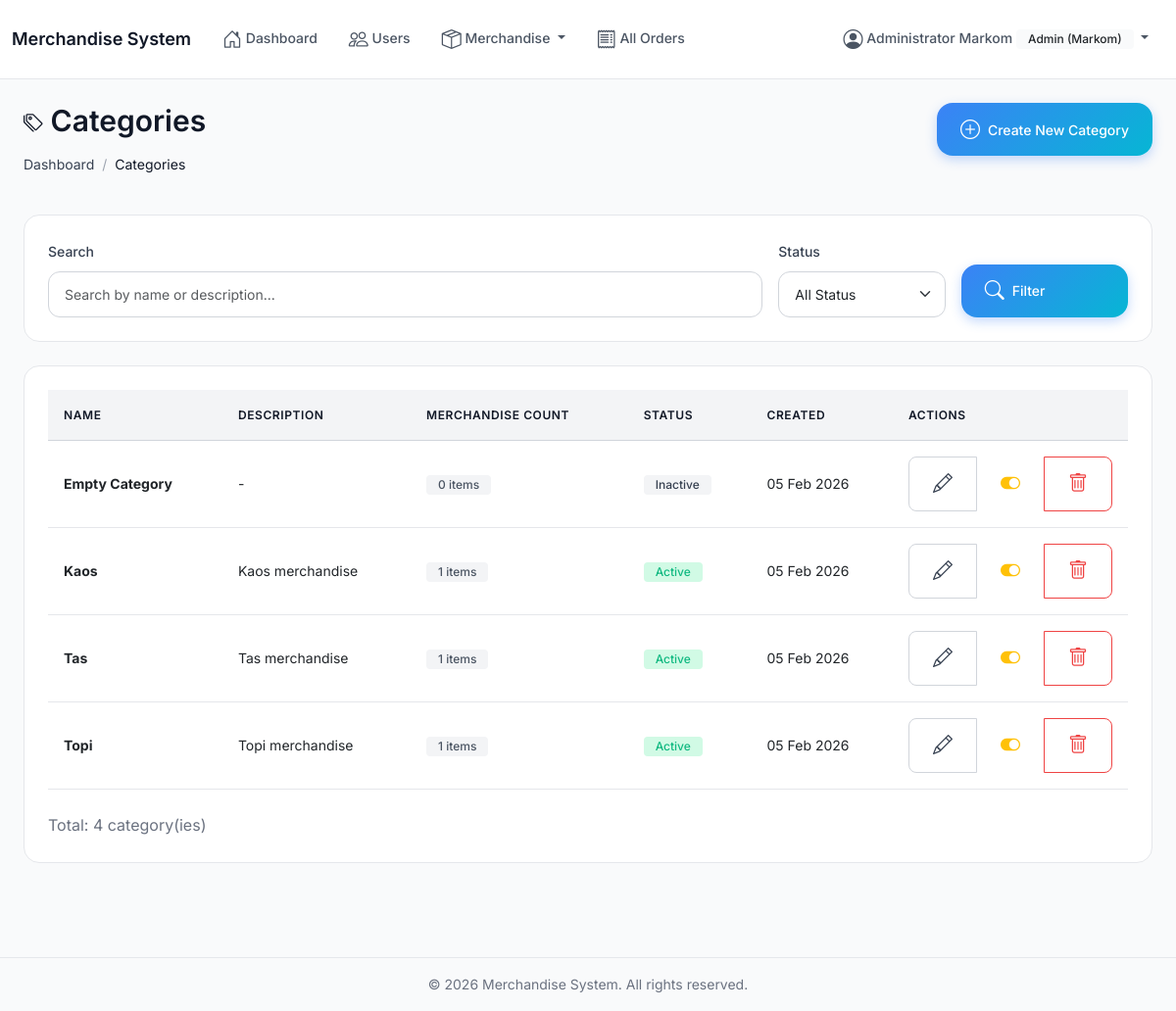
The app's page /merchandise/categories/ (signed in), older data.
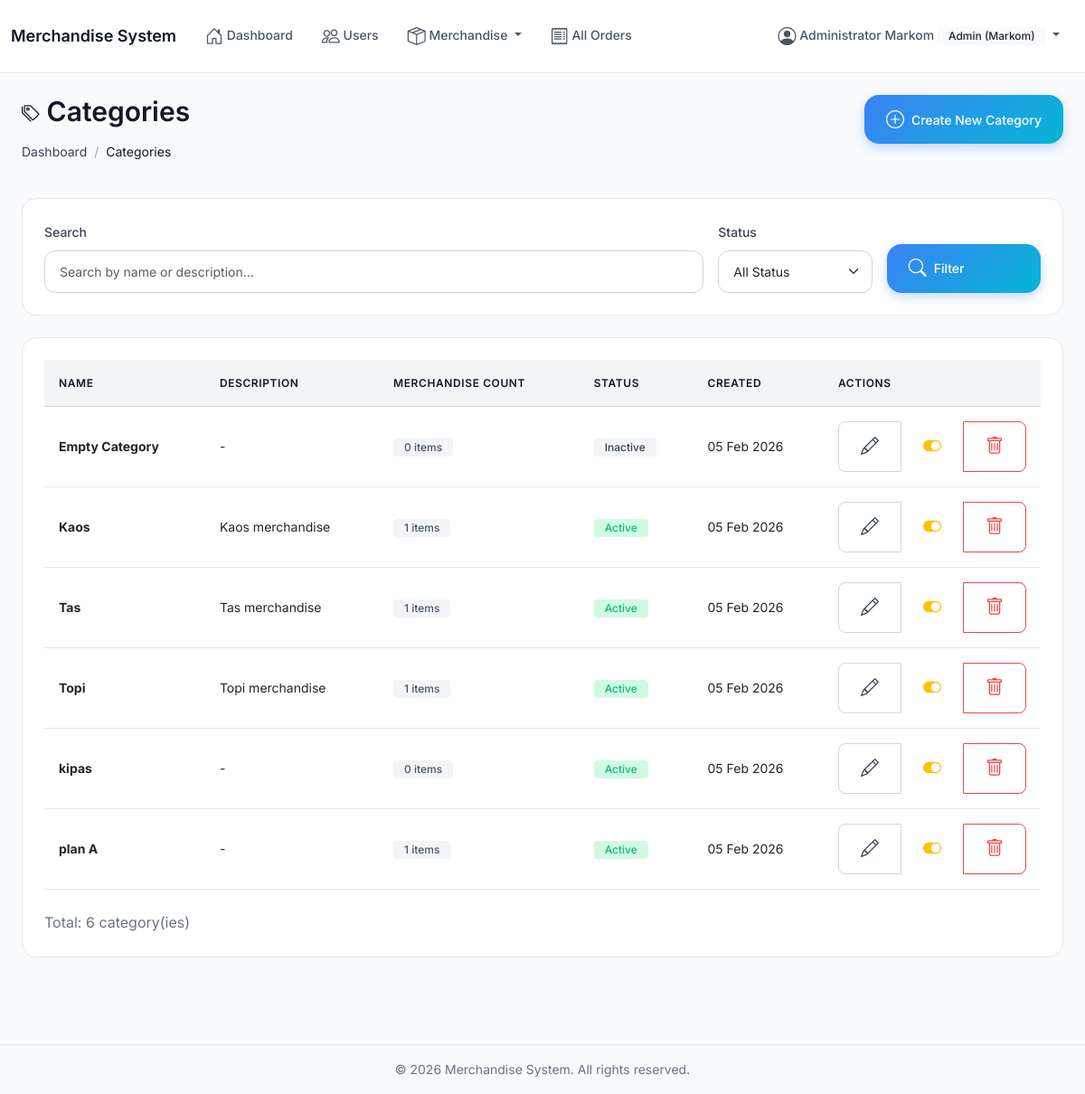
The same page, newer data.
### accounts/models.py (models this page shows, shortened)
class User(AbstractUser):
    class Role(models.TextChoices):
        ADMIN = 'ADMIN', 'Admin (Markom)'
        SALES = 'SALES', 'Sales'
    role = models.CharField(
        max_length=10,
        choices=Role.choices,
        default=Role.SALES,
        help_text='User role: ADMIN for Markom, SALES for sales team'
    )
    full_name = models.CharField(
        max_length=255,
        help_text='Full name of the user'
    )
    phone = models.CharField(
        max_length=20,
        blank=True,
        help_text='Phone number'
    )
    class Meta:
        db_table = 'users'
        verbose_name = 'User'
        verbose_name_plural = 'Users'
        ordering = ['-date_joined']
    @property
    def is_admin(self):
        return self.role == self.Role.ADMIN
    @property
    def is_sales(self):
        return self.role == self.Role.SALES

### merchandise/models.py (models this page shows, shortened)
class Category(models.Model):
    name = models.CharField(
        max_length=100,
        unique=True,
        help_text='Category name (must be unique)'
    )
    description = models.TextField(
        blank=True,
        help_text='Category description'
    )
    is_active = models.BooleanField(
        default=True,
        help_text='Active status (soft delete)'
    )
    created_at = models.DateTimeField(auto_now_add=True)
    updated_at = models.DateTimeField(auto_now=True)
    class Meta:
        db_table = 'categories'
        verbose_name = 'Category'
        verbose_name_plural = 'Categories'
        ordering = ['name']
    def delete(self, using=None, keep_parents=False):
        """
        Soft delete: set is_active to False instead of deleting
        Prevent deletion if merchandise still exists
        """
        if self.merchandise_set.exists():
            raise ValidationError(
                'Cannot delete category with existing merchandise. '
                'Please deactivate or move merchandise first.'
            )
        self.is_active = False
        self.save()
    @property
    def merchandise_count(self):
        return self.merchandise_set.filter(is_active=True).count()

### merchandise/views.py (the view)
# urls.py: path('categories/', views.category_list, name='category_list'),
@admin_required
def category_list(request):
    search_query = request.GET.get('search', '')
    status_filter = request.GET.get('status', '')
    categories = Category.objects.all()
    if search_query:
        categories = categories.filter(
            Q(name__icontains=search_query) |
            Q(description__icontains=search_query)
        )
    if status_filter == 'active':
        categories = categories.filter(is_active=True)
    elif status_filter == 'inactive':
        categories = categories.filter(is_active=False)
    context = {
        'categories': categories,
        'search_query': search_query,
        'status_filter': status_filter
    }
    return render(request, 'merchandise/category_list.html', context)

### templates/merchandise/category_list.html (shortened to what this page needs)
{% extends 'base.html' %}
{% block content %}
<div class="container-fluid">
    <div class="row mb-4">
        <div class="col">
            <h2><i class="bi bi-tags"></i> Categories</h2>
            <nav aria-label="breadcrumb">
                <ol class="breadcrumb">
                    <li class="breadcrumb-item"><a href="{% url 'dashboard:home' %}">Dashboard</a></li>
                    <li class="breadcrumb-item active">Categories</li>
                </ol>
            </nav>
        </div>
        <div class="col-auto">
            <a href="{% url 'merchandise:category_create' %}" class="btn btn-primary">
                <i class="bi bi-plus-circle"></i> Create New Category
            </a>
        </div>
    </div>
    <div class="card mb-4">
        <div class="card-body">
            <form method="get" class="row g-3">
                <div class="col-md-8">
                    <label class="form-label">Search</label>
                    <input type="text" name="search" class="form-control" placeholder="Search by name or description..." value="{{ search_query }}">
                </div>
                <div class="col-md-2">
                    <label class="form-label">Status</label>
                    <select name="status" class="form-select">
                        <option value="">All Status</option>
                    </select>
                </div>
                <div class="col-md-2 d-flex align-items-end">
                    <button type="submit" class="btn btn-primary w-100">
                        <i class="bi bi-search"></i> Filter
                    </button>
                </div>
            </form>
        </div>
    </div>
    <div class="card">
        <div class="card-body">
            {% if categories %}
            <div class="table-responsive">
                <table class="table table-hover">
                    <thead>
                        <tr>
                            <th>Name</th>
                            <th>Description</th>
                            <th>Merchandise Count</th>
                            <th>Status</th>
                            <th>Created</th>
                            <th width="180">Actions</th>
                        </tr>
                    </thead>
                    <tbody>
                        {% for category in categories %}
                        <tr>
                            <td><strong>{{ category.name }}</strong></td>
                            <td>{{ category.description|truncatewords:10|default:"-" }}</td>
                            <td>
                                <span class="badge bg-info">{{ category.merchandise_count }} items</span>
                            </td>
                            <td>
                                {% if category.is_active %}
                                <span class="badge bg-success">Active</span>
                                {% else %}
                                <span class="badge bg-secondary">Inactive</span>
                                {% endif %}
                            </td>
                            <td>{{ category.created_at|date:"d M Y" }}</td>
                            <td>
                                <div class="btn-group btn-group-sm">
                                    <a href="{% url 'merchandise:category_edit' category.pk %}" class="btn btn-outline-primary" title="Edit">
                                        <i class="bi bi-pencil"></i>
                                    </a>
                                    <a href="{% url 'merchandise:category_toggle_active' category.pk %}" class="btn btn-outline-warning" title="Toggle Active">
                                        <i class="bi bi-toggle-on"></i>
                                    </a>
                                    <a href="{% url 'merchandise:category_delete' category.pk %}" class="btn btn-outline-danger" title="Delete">
                                        <i class="bi bi-trash"></i>
                                    </a>
                                </div>
                            </td>
                        </tr>
                        {% endfor %}
                    </tbody>
                </table>
            </div>
            <div class="text-muted mt-2">
                Total: {{ categories.count }} category(ies)
            </div>
            {% endif %}
        </div>
    </div>
</div>
{% endblock %}

### templates/base.html (shortened to what this page needs)
<!DOCTYPE html>
<html lang="id">
<head>
    <link href="https://cdn.jsdelivr.net/npm/bootstrap@5.3.0/dist/css/bootstrap.min.css" rel="stylesheet">
    <link rel="stylesheet" href="https://cdn.jsdelivr.net/npm/bootstrap-icons@1.11.0/font/bootstrap-icons.css">
    {% load static %}
    <link rel="stylesheet" href="{% static 'css/custom.css' %}">
</head>
<body>
    {% if user.is_authenticated %}
    <nav class="navbar navbar-expand-lg navbar-light bg-white">
        <div class="container-fluid">
            <a class="navbar-brand" href="{% url 'dashboard:home' %}">
                Merchandise System
            </a>
            <div class="collapse navbar-collapse" id="navbarNav">
                <ul class="navbar-nav me-auto">
                    <li class="nav-item">
                        <a class="nav-link" href="{% url 'dashboard:home' %}">
                            <i class="bi bi-house-door"></i> Dashboard
                        </a>
                    </li>
                    {% if user.is_admin %}
                    <li class="nav-item">
                        <a class="nav-link" href="{% url 'accounts:user_list' %}">
                            <i class="bi bi-people"></i> Users
                        </a>
                    </li>
                    <li class="nav-item dropdown">
                        <a class="nav-link dropdown-toggle" href="#" id="merchandiseDropdown" role="button" data-bs-toggle="dropdown">
                            <i class="bi bi-box-seam"></i> Merchandise
                        </a>
                    </li>
                    <li class="nav-item">
                        <a class="nav-link" href="{% url 'orders:order_list' %}">
                            <i class="bi bi-receipt"></i> All Orders
                        </a>
                    </li>
                    {% endif %}
                </ul>
                <ul class="navbar-nav">
                    <li class="nav-item dropdown">
                        <a class="nav-link dropdown-toggle" href="#" id="userDropdown" role="button" data-bs-toggle="dropdown">
                            <i class="bi bi-person-circle"></i> {{ user.full_name }}
                            <span class="badge bg-light text-dark">{{ user.get_role_display }}</span>
                        </a>
                    </li>
                </ul>
            </div>
        </div>
    </nav>
    {% endif %}
    <main class="{% if user.is_authenticated %}container-fluid py-4{% endif %}">
        {% block content %}{% endblock %}
    </main>
    {% if user.is_authenticated %}
    <footer class="bg-light text-center text-muted py-3 mt-5">
        <div class="container">
            <p class="mb-0">&copy; 2026 Merchandise System. All rights reserved.</p>
        </div>
    </footer>
    {% endif %}
</body>
</html>

Row changes from the older to the newer data that the page shows:
added Category: name "kipas", description "-", merchandise_count "0", is_active "Active", created_at "05 Feb 2026"
added Category: name "plan A", description "-", merchandise_count "1", is_active "Active", created_at "05 Feb 2026"
Text that changed along with them:
{{ categories.count }}: "4" → "6"
